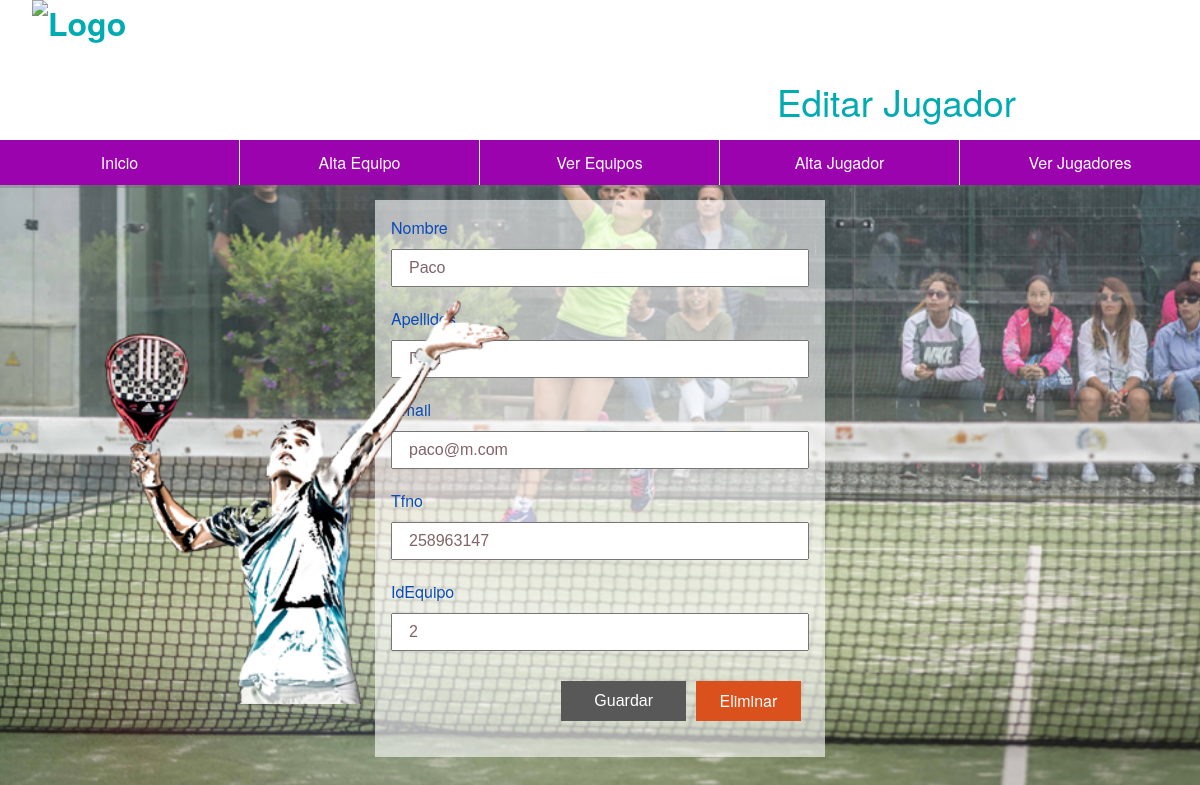
The app's page /editar_Jugadores.php?id=3 with its own data.
### tables this page shows
CREATE TABLE `jugadores` (
  `id` int(2) NOT NULL,
  `nombre` varchar(30) NOT NULL,
  `apellidos` varchar(80) NOT NULL,
  `email` varchar(20) NOT NULL,
  `tfno` varchar(12) NOT NULL,
  `idEquipo` int(2) NOT NULL
);

### bbdd/BaseDeDatos.php (called while the page is built, shortened)
<?php
class BaseDeDatos{
    public function __construct($servidor,$usuario,$password,$db,$puerto,$tipo){
        $this->servidor = $servidor;
        $this->usuario = $usuario;
        $this->password = $password;
        $this->db = $db;
        $this->puerto = $puerto;
    }
}
?>

### bbdd/DBMySql.php (called while the page is built, shortened)
<?php
class DBMySql extends BaseDeDatos{
    protected $conexion;
    public function __construct($servidor,$usuario,$password,$db,$puerto=3306){
            $this->conexion = mysqli_connect($this->servidor.':'.$this->puerto,$this->usuario,$this->password);
                mysqli_select_db($this->conexion,$this->db);
    }
    public function setQuery($query){
        return $this->idConsulta =mysqli_query($this->conexion,$query);
    }
}
?>

### editar_Jugadores.php (the view, shortened to what this page needs)
<?php
include("funciones.php");
$menu = menu(00);
if(isset($_GET['id'])){
    $id = $_GET['id'];
}
$resultado = cargarJugador($id);
$nombre = $resultado['nombre'];
$apellidos = $resultado['apellidos'];
$email = $resultado['email'];
$tfno = $resultado['tfno'];
$idEquipo = $resultado['idEquipo'];
?>
<!DOCTYPE html>
<html lang="en">
<head>
    <link rel="stylesheet" href="css.css">
</head>
<body>
    <header>
        <h1>
            <img src="images/logo2.png" alt="Logo"/>
        </h1>
        <h2>Editar Jugador</h2>
    </header>
    <nav>
        <ul>
            <?= $menu ?>
        </ul>
    </nav>
    <form method="post" action="funciones.php">
        <label for="nombre">Nombre</label>
        <input type="text" name="nombre" id="Nombre" value="<?= $nombre?>"/>
        <label for="apellidos">Apellidos</label>
        <input type="text" name="apellidos" id="Apellidos" value="<?= $apellidos?>"/>
        <label for="email">Email</label>
        <input type="text" name="email" id="Email" value="<?= $email?>"/>
        <label for="tfno">Tfno</label>
        <input type="text" name="tfno" id="Tfno" value="<?= $tfno?>"/>
        <label for="idEquipo">IdEquipo</label>
        <input type="text" name="idEquipo" id="IdEquipo" value="<?= $idEquipo?>"/>
        <input type="submit" value="Guardar" name="editarJugador" class="boton_editar"/>
        <a href="funciones.php?borrarJugador= <?= $id ?>" class="borrarJugador">Eliminar</a>
    </form>
    <article id="jugador">
            <img src="images/jugador.png" alt="jugador"/>
    </article>
</body>
</html>

### css.css (style rules this page uses)
* { margin:0; padding:0; }
body { font-family:Gotham, "Helvetica Neue", Helvetica, Arial, sans-serif; background:url(images/alexia.png) no-repeat center fixed; background-size:cover; }
header { min-height:160px; background:#fff; }
header h1 { float:left; margin-left:1em; color:rgb(0, 172, 178); }
header img { height:150px; }
h2 { float:right; color:rgb(0, 172, 178); font-size:2.3em; font-weight:lighter; margin-right:5em; margin-top:75px; }
nav { width:100%; margin-top:-20px; float:left; border-bottom:3px solid rgba(98,98,98,0.30) }
nav ul { width:100%; list-style:none; }
section, form { width:50%; max-width:450px; background:rgba(255,255,255,0.60); margin:40px auto; padding:1em; box-sizing:border-box; }
form label, form input, form select { width:100%; font-size:1em; }
form label { color:rgba(10,75,182,1.00); }
form input { padding:0.5em 1em; box-sizing:border-box; margin:10px 0 20px 0; color:#816464; }
form input[type=submit] { width:30%; height:40px; font-size:1em; border:none; background:#585858; color:#fff; float:right; text-align:center; cursor: pointer; }
input.boton_editar { float: left !important; margin-left:170px; }
.borrar, .borrarJugador { width: 25%; height: 40px; font-size: 1em; border: none; background: rgba(219,81,29,1.00); color:#fff; margin-right: 2%; display:block; text-align:center; line-height: 40px; float: right; margin-top: 10px; text-decoration: none; }
article#jugador { position:fixed; width:510px; bottom:1px; top: 30%; animation-name:Jugador; animation-duration:1.5s; animation-iteration-count:1; animation-fill-mode:forwards; animation-timing-function:ease-out; }
article#jugador img { width:100%; }

### records on screen
jugadores: nombre "Paco", apellidos "Diaz", email "paco@m.com", tfno "258963147", idEquipo "2"
